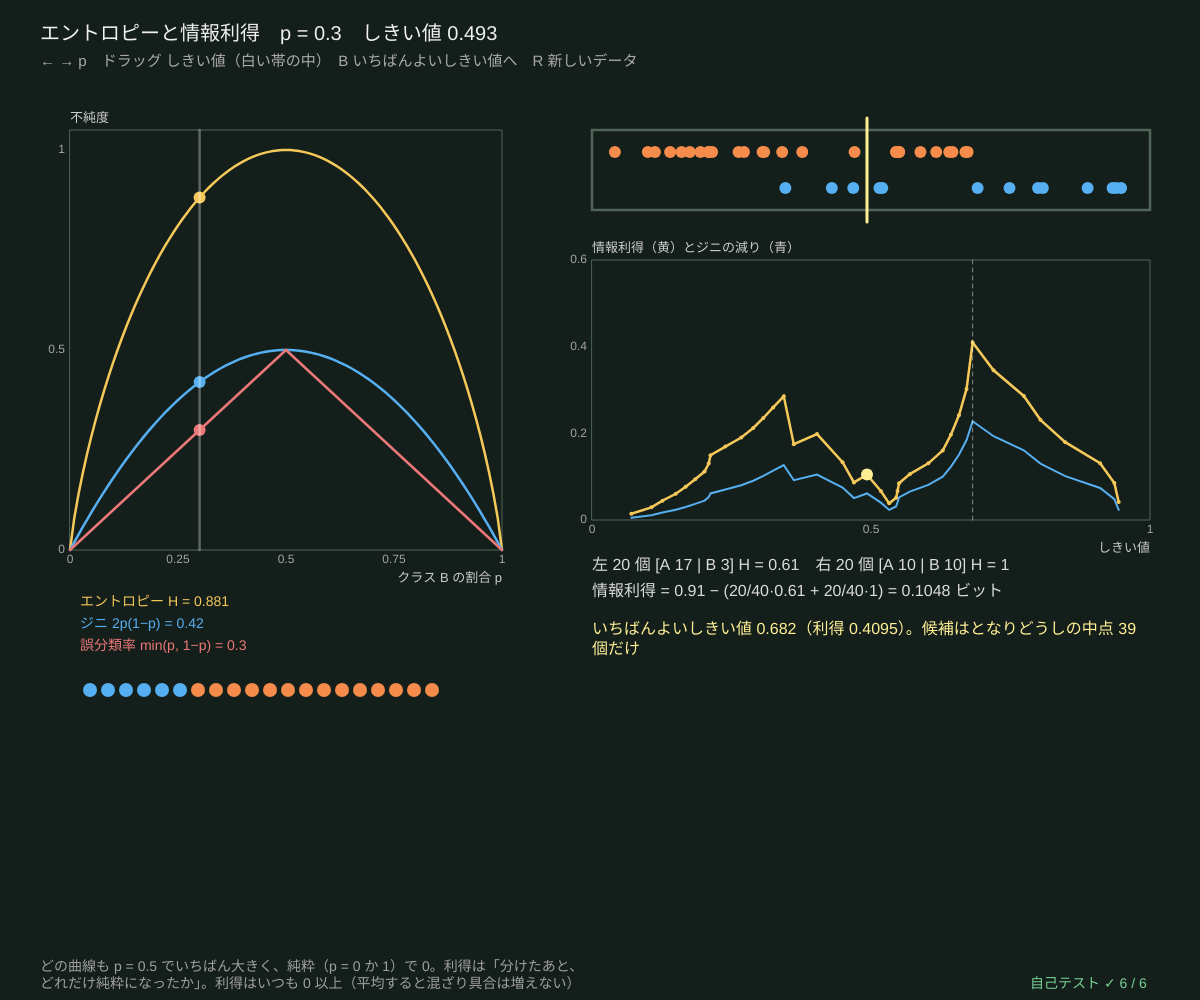
Frame 1 (no input)
Frame 60 (no input): identical to frame 1, image omitted
Frame 120 (the mouse pressed at the canvas centre since frame 60): identical to frame 1, image omitted

The p5.js sketch that drew this single still picture (run headless with seeded random() and noise() and a simulated clock; from frame 60 on, the mouse is pressed at the canvas centre):

// p5.js sketch
// ── sketch.js
// ============================================
// 01 エントロピーと情報利得 ─ 「どれくらい混ざっているか」を数にする 3 つの方法と、しきい値の選び方
// 左：クラス B の割合 p を変えると、エントロピー H(p) = −p log₂p − (1−p) log₂(1−p)、ジニ 2p(1−p)、誤分類率 min(p, 1−p) の上を点が動く
// 右：1 本のしきい値で点を左右に分ける。情報利得 = 親の H − (左の割合·左の H + 右の割合·右の H)。全部の中点で計算した曲線の山 = いちばんよい切り方
//   エントロピー（情報量）そのものはシリーズ 6 の 01 で。ここでは「質問のよさ」を測るものさしとして使う
// ← → p / ドラッグ しきい値を動かす / B いちばんよいしきい値へ / R 新しいデータ
// ============================================

let pB = 0.3, nPts = 40, seedD = 7, thr = 0.5;   // ★ pB = 左の袋のクラス B の割合、nPts = 右の点の数
let pts = [], cands = [], dragT = false, gStrip;

function setup() { createCanvas(windowWidth, windowHeight); textWrap(CHAR); selfTest(); newData(); }
// 1 次元のデータ：x が大きいほど B が多い（ただしまざっている）
function newData() {
  seedRng(seedD); pts = [];
  for (let i = 0; i < nPts; i++) { let x = 0.03 + 0.94 * rnd(), pr = 1 / (1 + Math.exp(-(x - 0.55) * 12)); pts.push({ x, c: rnd() < pr ? 1 : 0 }); }
  let xs = pts.map((p) => p.x).sort((a, b) => a - b);
  cands = []; for (let k = 0; k + 1 < xs.length; k++) if (xs[k + 1] > xs[k]) cands.push((xs[k] + xs[k + 1]) / 2);   // 候補 = となりどうしの中点
  thr = cands[Math.floor(cands.length / 2)];
}
// ★ しきい値 t で分けたときの左右の個数と、情報利得・ジニの減り
function splitInfo(t) {
  let L = [0, 0], R = [0, 0];
  for (let p of pts) (p.x <= t ? L : R)[p.c]++;
  let P = [L[0] + R[0], L[1] + R[1]];
  return { L, R, P, ig: gainOf(P, L, R, 'entropy'), gg: gainOf(P, L, R, 'gini') };
}

function draw() {
  background(...BG_COL);
  // ---- 左：3 つの不純度の曲線
  let g = { x: 70, y: 130, w: width * 0.36, h: height * 0.42, x0: 0, x1: 1, y0: 0, y1: 1.05 };
  plotAxes(g, 'クラス B の割合 p', '不純度', [0, 0.25, 0.5, 0.75, 1], [0, 0.5, 1]);
  let fns = [[entropyP, [245, 200, 90], 'エントロピー H'], [(p) => giniOf([1 - p, p]), [85, 175, 240], 'ジニ 2p(1−p)'], [(p) => errOf([1 - p, p]), [235, 120, 120], '誤分類率 min(p, 1−p)']];
  fns.forEach(([f, c, name], k) => {
    stroke(...c); strokeWeight(2.5); let a = [];
    for (let q = 0; q <= 100; q++) a.push([gX(g, q / 100), gY(g, f(q / 100))]);
    polyline(a); noStroke(); fill(...c); circle(gX(g, pB), gY(g, f(pB)), 12);
    textSize(14); textAlign(LEFT, BASELINE); text(name + ' = ' + fmtNum(f(pB), 3), g.x + 10, g.y + g.h + 56 + k * 22);
  });
  stroke(255, 255, 255, 80); line(gX(g, pB), g.y, gX(g, pB), g.y + g.h);
  // 袋の絵（20 個）
  for (let i = 0; i < 20; i++) { noStroke(); fill(...CLS_COL[i < Math.round(pB * 20) ? 1 : 0]); circle(g.x + 20 + i * 18, g.y + g.h + 140, 14); }
  // ---- 右：1 次元の点としきい値
  let sx = g.x + g.w + 90, sw = width - sx - 50;
  gStrip = { x: sx, y: 130, w: sw, h: 80 };
  noFill(); stroke(80, 100, 90); rect(gStrip.x, gStrip.y, gStrip.w, gStrip.h);
  for (let p of pts) { noStroke(); fill(...CLS_COL[p.c]); circle(sx + p.x * sw, gStrip.y + (p.c ? 58 : 22), 12); }
  stroke(255, 240, 150); strokeWeight(3); line(sx + thr * sw, gStrip.y - 12, sx + thr * sw, gStrip.y + gStrip.h + 12);
  let si = splitInfo(thr);
  // 利得の曲線（候補の中点ごと）
  let g2 = { x: sx, y: gStrip.y + gStrip.h + 50, w: sw, h: height * 0.26, x0: 0, x1: 1, y0: 0, y1: 0.6 };
  plotAxes(g2, 'しきい値', '情報利得（黄）とジニの減り（青）', [0, 0.5, 1], [0, 0.2, 0.4, 0.6]);
  let gi = cands.map((t) => splitInfo(t)), bi = argMaxArr(gi.map((s) => s.ig));
  stroke(245, 200, 90); strokeWeight(2.5); polyline(cands.map((t, k) => [gX(g2, t), gY(g2, gi[k].ig)]));
  stroke(85, 175, 240); strokeWeight(2); polyline(cands.map((t, k) => [gX(g2, t), gY(g2, gi[k].gg)]));
  noStroke(); fill(245, 200, 90); for (let k = 0; k < cands.length; k++) circle(gX(g2, cands[k]), gY(g2, gi[k].ig), 4);
  fill(255, 240, 150); circle(gX(g2, thr), gY(g2, si.ig), 12);
  stroke(255, 255, 255, 120); strokeWeight(1); drawingContext.setLineDash([4, 4]); line(gX(g2, cands[bi]), g2.y, gX(g2, cands[bi]), g2.y + g2.h); drawingContext.setLineDash([]);
  // ---- 文字
  let n = pts.length, nl = si.L[0] + si.L[1], nr = n - nl, hP = entropyOf(si.P), hl = entropyOf(si.L), hr = entropyOf(si.R);
  textAlign(LEFT, BASELINE); noStroke(); fill(240); textSize(20);
  text('エントロピーと情報利得　p = ' + fmtNum(pB, 2) + '　しきい値 ' + fmtNum(thr, 3), 40, 40);
  fill(170); textSize(15); text('← → p　ドラッグ しきい値（白い帯の中）　B いちばんよいしきい値へ　R 新しいデータ', 40, 66);
  let ty = g2.y + g2.h + 50; fill(220); textSize(16);
  text('左 ' + nl + ' 個 [A ' + si.L[0] + ' | B ' + si.L[1] + '] H = ' + fmtNum(hl, 3) + '　右 ' + nr + ' 個 [A ' + si.R[0] + ' | B ' + si.R[1] + '] H = ' + fmtNum(hr, 3), sx, ty);
  text('情報利得 = ' + fmtNum(hP, 3) + ' − (' + nl + '/' + n + '·' + fmtNum(hl, 3) + ' + ' + nr + '/' + n + '·' + fmtNum(hr, 3) + ') = ' + fmtNum(si.ig, 4) + ' ビット', sx, ty + 26);
  fill(255, 240, 150); text('いちばんよいしきい値 ' + fmtNum(cands[bi], 3) + '（利得 ' + fmtNum(gi[bi].ig, 4) + '）。候補はとなりどうしの中点 ' + cands.length + ' 個だけ', sx, ty + 52, sw);
  fill(160); textSize(14);
  text('どの曲線も p = 0.5 でいちばん大きく、純粋（p = 0 か 1）で 0。利得は「分けたあと、どれだけ純粋になったか」。利得はいつも 0 以上（平均すると混ざり具合は増えない）', 40, height - 40, g.w + 120);
  drawSelfTest(width - 170, height - 12);
}
function setThrFromMouse() { if (!gStrip) return; let t = (mouseX - gStrip.x) / gStrip.w; thr = clampv(t, 0, 1); }
function mousePressed() { if (gStrip && mouseX > gStrip.x - 10 && mouseX < gStrip.x + gStrip.w + 10 && mouseY > gStrip.y - 20 && mouseY < gStrip.y + gStrip.h + 20) { dragT = true; setThrFromMouse(); } }
function mouseDragged() { if (dragT) setThrFromMouse(); }
function mouseReleased() { dragT = false; }
function keyPressed() {
  if (key === RIGHT_ARROW) pB = Math.min(1, +(pB + 0.05).toFixed(2));
  if (key === LEFT_ARROW) pB = Math.max(0, +(pB - 0.05).toFixed(2));
  if (key === 'b' || key === 'B') { let gi = cands.map((t) => splitInfo(t).ig); thr = cands[argMaxArr(gi)]; }
  if (key === 'r' || key === 'R') { seedD++; newData(); }
  return false;
}

// ---- 自己テスト
function selfTest() {
  selfTestResults = [];
  check('H(0.5) = 1 ビット、H(0) = H(1) = 0', entropyP(0.5) === 1 && entropyP(0) === 0 && entropyP(1) === 0);
  let gm = 0, gp = 0, ord = true;
  for (let q = 0; q <= 1000; q++) {
    let p = q / 1000, c = [1 - p, p], gi = giniOf(c);
    if (gi > gm) { gm = gi; gp = p; }
    if (!(errOf(c) <= gi + 1e-12 && gi <= entropyOf(c) + 1e-12)) ord = false;
  }
  check('2 クラスのジニの最大は 0.5（p = 0.5 のとき）', near(gm, 0.5) && near(gp, 0.5));
  check('どの p でも 誤分類率 ≤ ジニ ≤ エントロピー', ord);
  check('4 クラスが同じ数なら H = log₂4 = 2 ビット、ジニ = 0.75', near(entropyOf([3, 3, 3, 3]), 2) && near(giniOf([3, 3, 3, 3]), 0.75));
  let okG = true, okB = true;
  for (let s = 1; s <= 30; s++) {
    seedRng(300 + s); let X = [], y = [];
    for (let i = 0; i < 30; i++) { X.push([rnd()]); y.push(rnd() < 0.4 + 0.3 * X[i][0] ? 1 : 0); }
    let xs = X.map((x) => x[0]).sort((a, b) => a - b), best = -1;
    for (let k = 0; k + 1 < xs.length; k++) {
      let t = (xs[k] + xs[k + 1]) / 2, L = [0, 0], R = [0, 0];
      X.forEach((x, i) => (x[0] <= t ? L : R)[y[i]]++);
      let P = [L[0] + R[0], L[1] + R[1]], ig = gainOf(P, L, R, 'entropy');
      if (ig < -1e-12 || gainOf(P, L, R, 'gini') < -1e-12) okG = false;
      best = Math.max(best, ig);
    }
    let root = growTree(X, y, { maxDepth: 1, crit: 'entropy' });
    if (!root.leaf && Math.abs(root.dec / 30 - best) > 1e-9) okB = false;
  }
  check('どのしきい値でも情報利得 ≥ 0、ジニの減り ≥ 0（30 データの全部の中点）', okG);
  check('CART のエントロピー版が選ぶ分割の利得 = 全部の中点の利得の最大', okB);
  reportSelfTest();
}

// ---------- やってみよう ----------
// 1. ← → で p を動かし、3 つの曲線の高さを比べよう。どれがいちばん「とがって」いる？
// 2. しきい値をドラッグして、利得がいちばん大きいところを自分で探そう（B で答え合わせ）
// 3. 利得の曲線は、点と点の間では平ら。だから「中点だけ」調べれば十分なのはなぜ？
// 4. 黄（エントロピー）と青（ジニ）の山は同じ場所？ ちがうデータでは？（R）
// 5. 02 では、自分で平面を切って、ジニの合計を小さくしてみる

// ==================================================
// ここから下は「決定木の道具」（中身は読まなくても OK。消さないでね）
// ==================================================
// ---- 小さな道具：はさむ・合計・いちばん大きい番号
function clampv(v, a, b) { return v < a ? a : v > b ? b : v; }
function sumArr(a) { let s = 0; for (let v of a) s += v; return s; }
function argMaxArr(a) { let b = 0; for (let i = 1; i < a.length; i++) if (a[i] > a[b]) b = i; return b; }   // 同点なら小さい番号
// ---- 種つきの乱数（同じ種なら毎回同じ列）
let rngState = 1;
function seedRng(s) { rngState = (s >>> 0) || 1; }
function rnd() {                       // 0〜1 の一様乱数（mulberry32）
  rngState = (rngState + 0x6d2b79f5) >>> 0;
  let t = rngState;
  t = Math.imul(t ^ (t >>> 15), t | 1);
  t ^= t + Math.imul(t ^ (t >>> 7), t | 61);
  return ((t ^ (t >>> 14)) >>> 0) / 4294967296;
}
function rndInt(a, b) { return a + Math.floor(rnd() * (b - a + 1)); }
function rndGauss() { let u = Math.max(1e-12, rnd()), v = rnd(); return Math.sqrt(-2 * Math.log(u)) * Math.cos(2 * Math.PI * v); }
function shuffleArr(a) { for (let i = a.length - 1; i > 0; i--) { let j = Math.floor(rnd() * (i + 1)); [a[i], a[j]] = [a[j], a[i]]; } return a; }
// ---- 不純度：counts = 各クラスの個数（重みつきでもよい）
function entropyP(p) { return p <= 0 || p >= 1 ? 0 : -p * Math.log2(p) - (1 - p) * Math.log2(1 - p); }   // 2 クラスのエントロピー（ビット）
function entropyOf(counts) {
  let n = sumArr(counts), h = 0; if (n <= 0) return 0;
  for (let c of counts) if (c > 0) { let q = c / n; h -= q * Math.log2(q); }
  return Math.max(0, h);
}
function giniOf(counts) { let n = sumArr(counts), s = 1; if (n <= 0) return 0; for (let c of counts) s -= (c / n) * (c / n); return Math.max(0, s); }
function errOf(counts) { let n = sumArr(counts); return n <= 0 ? 0 : Math.max(0, 1 - Math.max(...counts) / n); }   // 誤分類率
function impurityOf(counts, crit) { return crit === 'entropy' ? entropyOf(counts) : crit === 'error' ? errOf(counts) : giniOf(counts); }
// 分けたときの「不純度の減り」= 親 − (左の割合·左 + 右の割合·右)。crit = 'entropy' なら情報利得
function gainOf(parent, left, right, crit) {
  let n = sumArr(parent), nl = sumArr(left), nr = sumArr(right); if (n <= 0) return 0;
  return impurityOf(parent, crit) - (nl / n) * impurityOf(left, crit) - (nr / n) * impurityOf(right, crit);
}
// ---- CART（分類）：全部の特徴量 × 全部のしきい値（並べた値の中点）を調べて、不純度がいちばん減る分割を選ぶ
// o = { maxDepth, minLeaf, crit: 'gini' | 'entropy' | 'error', mtry（分割ごとに見る特徴量の数）, w（点の重み）, idx（使う点の番号）, nClass }
// ノード = { leaf, feat, thr, left, right, counts, n, imp, pred, dec（重みつきの不純度の減り）, depth, id }
let nodeCounter = 0;
function growTree(X, y, o) {
  o = o || {};
  let ctx = {
    X, y, K: o.nClass || Math.max(1, ...y.map((v) => v + 1)), d: X.length ? X[0].length : 0,
    w: o.w || null, crit: o.crit || 'gini', maxDepth: o.maxDepth === undefined ? 40 : o.maxDepth,
    minLeaf: Math.max(1, o.minLeaf || 1), mtry: o.mtry || 0,
  };
  return growNode(ctx, o.idx ? o.idx.slice() : X.map((_, i) => i), 0);
}
function growNode(ctx, idx, depth) {
  let { X, y, K, w, crit } = ctx, counts = new Array(K).fill(0);
  for (let i of idx) counts[y[i]] += w ? w[i] : 1;
  let node = { leaf: true, counts, n: idx.length, imp: impurityOf(counts, crit), pred: argMaxArr(counts), depth, id: nodeCounter++, dec: 0 };
  let kinds = counts.filter((c) => c > 0).length;
  if (depth >= ctx.maxDepth || idx.length < 2 * ctx.minLeaf || kinds <= 1) return node;
  let best = bestSplit(ctx, idx, counts);
  if (!best) return node;
  let L = [], R = [];
  for (let i of idx) (X[i][best.feat] <= best.thr ? L : R).push(i);
  node.leaf = false; node.feat = best.feat; node.thr = best.thr; node.dec = best.dec;
  node.left = growNode(ctx, L, depth + 1); node.right = growNode(ctx, R, depth + 1);
  return node;
}
// ★ いちばんよい分割：特徴量ごとに点を並べ、左から 1 つずつ動かしながら左右の個数を更新する
function bestSplit(ctx, idx, counts) {
  let feats = Array.from({ length: ctx.d }, (_, f) => f);
  if (ctx.mtry > 0 && ctx.mtry < ctx.d) shuffleArr(feats);     // ランダムフォレスト：前の mtry 個だけを見る
  let first = ctx.mtry > 0 ? Math.min(ctx.mtry, ctx.d) : ctx.d;
  let best = splitOver(ctx, idx, counts, feats.slice(0, first));
  if (!best && first < ctx.d) best = splitOver(ctx, idx, counts, feats.slice(first));   // 切れる特徴量が 1 つもないときだけ残りを見る
  return best;
}
function splitOver(ctx, idx, counts, feats) {
  let { X, y, K, w, crit, minLeaf } = ctx, W = sumArr(counts), pImp = impurityOf(counts, crit), best = null;
  let lc = new Array(K), rc = new Array(K);
  for (let f of feats) {
    let ord = idx.slice().sort((a, b) => X[a][f] - X[b][f]), lw = 0;
    lc.fill(0);
    for (let k = 0; k < ord.length - 1; k++) {
      let i = ord[k], wi = w ? w[i] : 1;
      lc[y[i]] += wi; lw += wi;
      let v0 = X[i][f], v1 = X[ord[k + 1]][f];
      if (!(v1 > v0) || k + 1 < minLeaf || ord.length - k - 1 < minLeaf) continue;   // 同じ値の間では切れない
      for (let j = 0; j < K; j++) rc[j] = counts[j] - lc[j];
      let dec = W * pImp - lw * impurityOf(lc, crit) - (W - lw) * impurityOf(rc, crit);
      if (!best || dec > best.dec + 1e-12) best = { feat: f, thr: (v0 + v1) / 2, dec };
    }
  }
  return best;
}
// 根から葉までたどる。dLim = 見せる深さ、aLim = 剪定の α（alphaCut ≤ α のノードは葉として扱う）
function leafOf(node, x, dLim, aLim) {
  let dl = dLim === undefined ? Infinity : dLim, al = aLim === undefined ? -Infinity : aLim;
  while (!node.leaf && node.depth < dl && !(al >= node.alphaCut)) node = x[node.feat] <= node.thr ? node.left : node.right;
  return node;
}
function treePredict(root, x, dLim, aLim) { return leafOf(root, x, dLim, aLim).pred; }
function isCut(t, dLim, aLim) { return t.leaf || t.depth >= (dLim === undefined ? Infinity : dLim) || (aLim !== undefined && aLim >= t.alphaCut); }
function treeNodes(root, dLim, aLim) {   // 見えているノードを全部（行きがけ順）
  let out = [], st = [root];
  while (st.length) { let t = st.pop(); out.push(t); if (!isCut(t, dLim, aLim)) st.push(t.right, t.left); }
  return out;
}
function countLeaves(root, dLim, aLim) { return treeNodes(root, dLim, aLim).filter((t) => isCut(t, dLim, aLim)).length; }
function treeDepth(root, dLim, aLim) { return Math.max(...treeNodes(root, dLim, aLim).map((t) => t.depth)); }
function accuracyOf(fn, X, y, idx) {     // fn(x) → クラス。idx を渡すとその点だけ
  let ids = idx || X.map((_, i) => i), ok = 0;
  for (let i of ids) if (fn(X[i]) === y[i]) ok++;
  return ids.length ? ok / ids.length : 0;
}
// ---- 描く道具：クラスの色、領域の絵、木の図
const CLS_COL = [[245, 140, 75], [85, 175, 240], [175, 225, 95]];   // ★ クラス A・B・C の色
const BG_COL = [20, 30, 26];                                       // 背景（森の色）
function mixCol(probs, k) {           // クラスの割合 → 背景と混ぜた色（k = 色の濃さ）
  let c = BG_COL.slice(), s = sumArr(probs) || 1;
  probs.forEach((p, j) => { for (let q = 0; q < 3; q++) c[q] += (p / s) * (CLS_COL[j][q] - BG_COL[q]) * k; });
  return c;
}
// img の全部の画素に fn(u, v) → [r, g, b] を塗る（u は右向き、v は上向き、どちらも 0〜1）
function paintImage(img, fn) {
  img.loadPixels();
  let W = img.width, H = img.height;
  for (let py = 0; py < H; py++) for (let px = 0; px < W; px++) {
    let c = fn((px + 0.5) / W, 1 - (py + 0.5) / H), i = 4 * (px + W * py);
    img.pixels[i] = c[0]; img.pixels[i + 1] = c[1]; img.pixels[i + 2] = c[2]; img.pixels[i + 3] = 255;
  }
  img.updatePixels();
}
function toPx(bx, u, v) { return [bx.x + u * bx.w, bx.y + (1 - v) * bx.h]; }   // [0,1]² → 画面
function fromPx(bx, px, py) { return [(px - bx.x) / bx.w, 1 - (py - bx.y) / bx.h]; }
function drawPoints(bx, X, y, r, ws) {   // ws = 点の大きさの倍率（なければ 1）
  stroke(15); strokeWeight(1);
  for (let i = 0; i < X.length; i++) { let p = toPx(bx, X[i][0], X[i][1]); fill(...CLS_COL[y[i]]); circle(p[0], p[1], r * (ws ? ws[i] : 1)); }
}
function fmtNum(v, d) { if (!isFinite(v)) return '?'; let s = (+v.toFixed(d === undefined ? 2 : d)).toString(); return s === '-0' ? '0' : s; }
// ---- グラフの道具：g = { x, y, w, h, x0, x1, y0, y1 }
function gX(g, v) { return g.x + clampv((v - g.x0) / (g.x1 - g.x0), -0.02, 1.02) * g.w; }
function gY(g, v) { return g.y + g.h - clampv((v - g.y0) / (g.y1 - g.y0), -0.02, 1.02) * g.h; }
function plotAxes(g, xl, yl, xt, yt) {
  stroke(80, 100, 90); strokeWeight(1); noFill(); rect(g.x, g.y, g.w, g.h);
  noStroke(); fill(165); textSize(12); textAlign(CENTER, TOP);
  for (let v of xt) text(+v.toPrecision(3), gX(g, v), g.y + g.h + 4);
  textAlign(RIGHT, CENTER);
  for (let v of yt) text(+v.toPrecision(3), g.x - 5, gY(g, v));
  textAlign(LEFT, BASELINE); fill(205); textSize(13);
  text(xl, g.x + g.w - textWidth(xl), g.y + g.h + 32); text(yl, g.x, g.y - 8);
}
function polyline(pts) {               // 点が 2 つ以上あるときだけ折れ線を描く
  if (pts.length < 2) return;
  noFill(); beginShape(); for (let p of pts) vertex(p[0], p[1]); endShape();
}
// ---- 自己テストの道具
let selfTestResults = [];
function check(name, cond) { selfTestResults.push({ name, ok: !!cond }); }
function near(a, b, tol) { return a !== null && a !== undefined && isFinite(a) && Math.abs(a - b) <= (tol === undefined ? 1e-9 : tol); }
function noNaN(v) { return Array.isArray(v) ? v.every(noNaN) : !(typeof v === 'number' && v !== v); }
function reportSelfTest() { for (let r of selfTestResults) (r.ok ? console.log : console.error)((r.ok ? '✓ ' : '✗ ') + r.name); }
function selfTestLine() { let n = selfTestResults.filter((r) => r.ok).length; return '自己テスト ' + (n === selfTestResults.length ? '✓ ' : '✗ ') + n + ' / ' + selfTestResults.length; }
function drawSelfTest(x, y) { noStroke(); fill(selfTestResults.every((r) => r.ok) ? color(120, 210, 150) : color(255, 90, 90)); textSize(14); textAlign(LEFT, BASELINE); text(selfTestLine(), x, y); }
